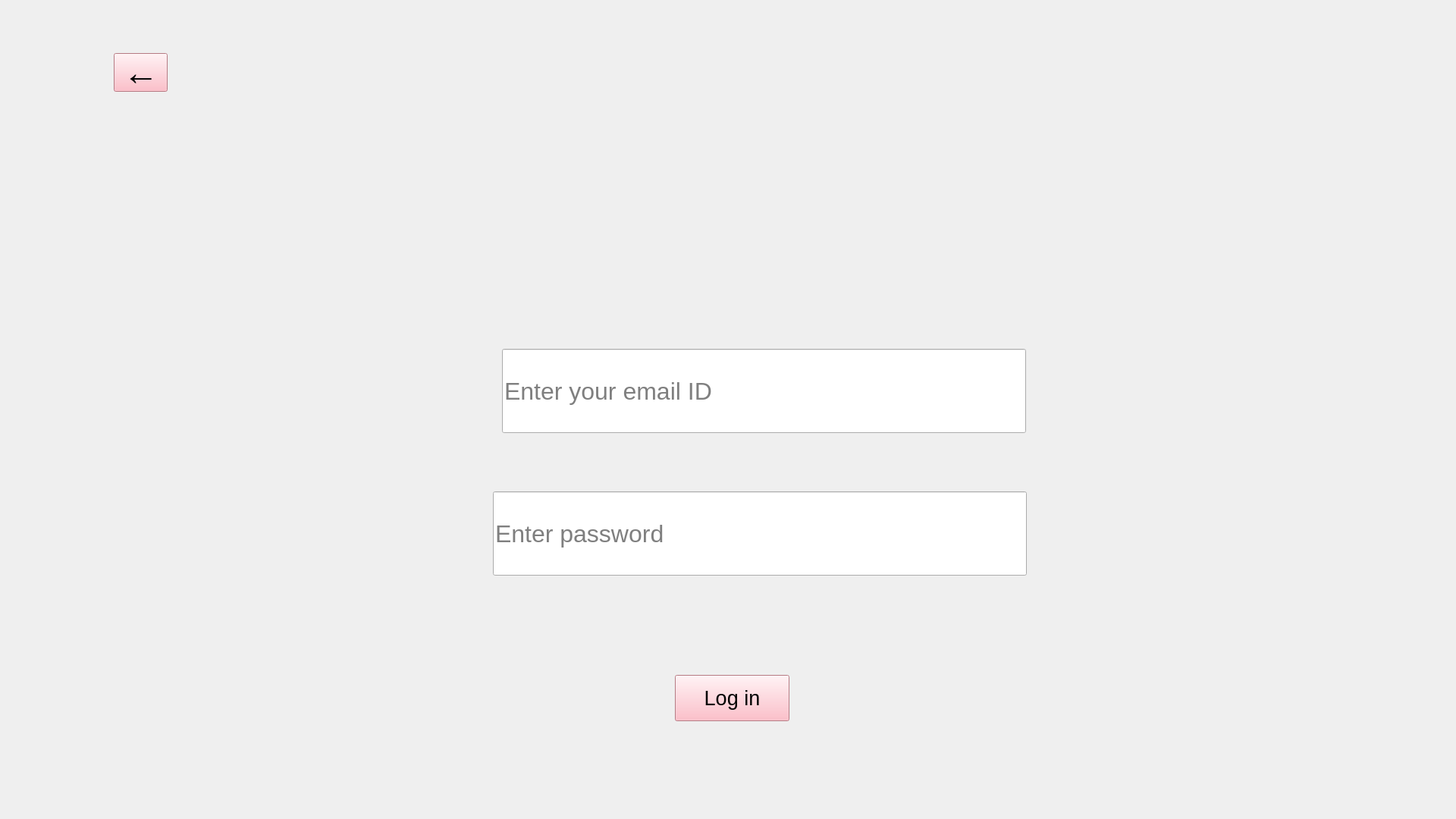
<?xml version="1.0" encoding="UTF-8"?>
<ui version="4.0">
 <class>manager_info</class>
 <widget class="QWidget" name="manager_info">
  <property name="geometry">
   <rect>
    <x>0</x>
    <y>0</y>
    <width>1920</width>
    <height>1080</height>
   </rect>
  </property>
  <property name="sizePolicy">
   <sizepolicy hsizetype="Expanding" vsizetype="Expanding">
    <horstretch>0</horstretch>
    <verstretch>0</verstretch>
   </sizepolicy>
  </property>
  <property name="windowTitle">
   <string>Form</string>
  </property>
  <widget class="QStackedWidget" name="stackedWidget">
   <property name="geometry">
    <rect>
     <x>0</x>
     <y>0</y>
     <width>1920</width>
     <height>1080</height>
    </rect>
   </property>
   <property name="sizePolicy">
    <sizepolicy hsizetype="Expanding" vsizetype="Expanding">
     <horstretch>0</horstretch>
     <verstretch>0</verstretch>
    </sizepolicy>
   </property>
   <widget class="QWidget" name="login">
    <property name="sizePolicy">
     <sizepolicy hsizetype="Expanding" vsizetype="Expanding">
      <horstretch>0</horstretch>
      <verstretch>0</verstretch>
     </sizepolicy>
    </property>
    <widget class="QLabel" name="label">
     <property name="geometry">
      <rect>
       <x>0</x>
       <y>0</y>
       <width>1920</width>
       <height>1080</height>
      </rect>
     </property>
     <property name="sizePolicy">
      <sizepolicy hsizetype="Expanding" vsizetype="Expanding">
       <horstretch>0</horstretch>
       <verstretch>0</verstretch>
      </sizepolicy>
     </property>
     <property name="text">
      <string/>
     </property>
     <property name="pixmap">
      <pixmap resource="Figma_Resources.qrc">:/new/prefix1/Images/Manager info.png</pixmap>
     </property>
     <property name="scaledContents">
      <bool>true</bool>
     </property>
    </widget>
    <widget class="QLineEdit" name="manager_email_input">
     <property name="geometry">
      <rect>
       <x>662</x>
       <y>460</y>
       <width>691</width>
       <height>111</height>
      </rect>
     </property>
     <property name="font">
      <font>
       <pointsize>24</pointsize>
      </font>
     </property>
     <property name="alignment">
      <set>Qt::AlignLeading|Qt::AlignLeft|Qt::AlignVCenter</set>
     </property>
     <property name="placeholderText">
      <string>Enter your email ID</string>
     </property>
    </widget>
    <widget class="QLineEdit" name="manager_password_input">
     <property name="geometry">
      <rect>
       <x>650</x>
       <y>648</y>
       <width>704</width>
       <height>111</height>
      </rect>
     </property>
     <property name="font">
      <font>
       <pointsize>24</pointsize>
      </font>
     </property>
     <property name="echoMode">
      <enum>QLineEdit::Password</enum>
     </property>
     <property name="placeholderText">
      <string>Enter password</string>
     </property>
    </widget>
    <widget class="QPushButton" name="login_button">
     <property name="geometry">
      <rect>
       <x>890</x>
       <y>890</y>
       <width>151</width>
       <height>61</height>
      </rect>
     </property>
     <property name="font">
      <font>
       <pointsize>20</pointsize>
      </font>
     </property>
     <property name="styleSheet">
      <string notr="true">background-color: rgb(255, 171, 184);</string>
     </property>
     <property name="text">
      <string>Log in</string>
     </property>
    </widget>
    <widget class="QPushButton" name="back_button">
     <property name="geometry">
      <rect>
       <x>150</x>
       <y>70</y>
       <width>71</width>
       <height>51</height>
      </rect>
     </property>
     <property name="font">
      <font>
       <pointsize>35</pointsize>
       <weight>50</weight>
       <bold>false</bold>
       <stylestrategy>PreferAntialias</stylestrategy>
       <kerning>true</kerning>
      </font>
     </property>
     <property name="styleSheet">
      <string notr="true">background-color: rgb(255, 171, 184);</string>
     </property>
     <property name="text">
      <string>←</string>
     </property>
    </widget>
   </widget>
   <widget class="QWidget" name="manager_info_2nd_pg">
    <property name="sizePolicy">
     <sizepolicy hsizetype="Expanding" vsizetype="Expanding">
      <horstretch>0</horstretch>
      <verstretch>0</verstretch>
     </sizepolicy>
    </property>
    <widget class="QLabel" name="label_2">
     <property name="geometry">
      <rect>
       <x>0</x>
       <y>0</y>
       <width>1920</width>
       <height>1080</height>
      </rect>
     </property>
     <property name="sizePolicy">
      <sizepolicy hsizetype="Expanding" vsizetype="Expanding">
       <horstretch>0</horstretch>
       <verstretch>0</verstretch>
      </sizepolicy>
     </property>
     <property name="text">
      <string/>
     </property>
     <property name="pixmap">
      <pixmap resource="Figma_Resources.qrc">:/new/prefix1/Images/Manager info 2nd pg.png</pixmap>
     </property>
     <property name="scaledContents">
      <bool>true</bool>
     </property>
    </widget>
    <widget class="QPushButton" name="log_out_button">
     <property name="geometry">
      <rect>
       <x>910</x>
       <y>890</y>
       <width>151</width>
       <height>61</height>
      </rect>
     </property>
     <property name="font">
      <font>
       <pointsize>20</pointsize>
      </font>
     </property>
     <property name="styleSheet">
      <string notr="true">background-color: rgb(255, 171, 184);</string>
     </property>
     <property name="text">
      <string>Log out</string>
     </property>
    </widget>
    <widget class="QPushButton" name="add_operator_button">
     <property name="geometry">
      <rect>
       <x>371</x>
       <y>425</y>
       <width>511</width>
       <height>111</height>
      </rect>
     </property>
     <property name="font">
      <font>
       <family>Monotype Corsiva</family>
       <pointsize>40</pointsize>
       <italic>true</italic>
      </font>
     </property>
     <property name="styleSheet">
      <string notr="true">background-color: rgb(221, 217, 160);</string>
     </property>
     <property name="text">
      <string>Assign Operator</string>
     </property>
    </widget>
    <widget class="QPushButton" name="remove_operator_button">
     <property name="geometry">
      <rect>
       <x>1100</x>
       <y>425</y>
       <width>511</width>
       <height>111</height>
      </rect>
     </property>
     <property name="font">
      <font>
       <family>Monotype Corsiva</family>
       <pointsize>40</pointsize>
       <italic>true</italic>
      </font>
     </property>
     <property name="styleSheet">
      <string notr="true">background-color: rgb(221, 217, 160);</string>
     </property>
     <property name="text">
      <string>Remove Operator</string>
     </property>
    </widget>
    <widget class="QPushButton" name="generate_report_button">
     <property name="geometry">
      <rect>
       <x>371</x>
       <y>643</y>
       <width>511</width>
       <height>111</height>
      </rect>
     </property>
     <property name="font">
      <font>
       <family>Monotype Corsiva</family>
       <pointsize>40</pointsize>
       <italic>true</italic>
      </font>
     </property>
     <property name="styleSheet">
      <string notr="true">background-color: rgb(221, 217, 160);</string>
     </property>
     <property name="text">
      <string>Generate Report</string>
     </property>
    </widget>
    <widget class="QPushButton" name="change_manager_button">
     <property name="geometry">
      <rect>
       <x>1100</x>
       <y>643</y>
       <width>511</width>
       <height>111</height>
      </rect>
     </property>
     <property name="font">
      <font>
       <family>Monotype Corsiva</family>
       <pointsize>40</pointsize>
       <italic>true</italic>
      </font>
     </property>
     <property name="styleSheet">
      <string notr="true">background-color: rgb(221, 217, 160);</string>
     </property>
     <property name="text">
      <string>Change Manager</string>
     </property>
    </widget>
    <widget class="QPushButton" name="back_button_2">
     <property name="geometry">
      <rect>
       <x>151</x>
       <y>71</y>
       <width>71</width>
       <height>51</height>
      </rect>
     </property>
     <property name="font">
      <font>
       <pointsize>35</pointsize>
       <weight>50</weight>
       <bold>false</bold>
       <stylestrategy>PreferAntialias</stylestrategy>
       <kerning>true</kerning>
      </font>
     </property>
     <property name="styleSheet">
      <string notr="true">background-color: rgb(255, 171, 184);</string>
     </property>
     <property name="text">
      <string>←</string>
     </property>
    </widget>
   </widget>
   <widget class="QWidget" name="add_operator_3rd_pg">
    <property name="sizePolicy">
     <sizepolicy hsizetype="Expanding" vsizetype="Expanding">
      <horstretch>0</horstretch>
      <verstretch>0</verstretch>
     </sizepolicy>
    </property>
    <widget class="QLabel" name="label_3">
     <property name="geometry">
      <rect>
       <x>0</x>
       <y>0</y>
       <width>1920</width>
       <height>1080</height>
      </rect>
     </property>
     <property name="sizePolicy">
      <sizepolicy hsizetype="Expanding" vsizetype="Expanding">
       <horstretch>0</horstretch>
       <verstretch>0</verstretch>
      </sizepolicy>
     </property>
     <property name="text">
      <string/>
     </property>
     <property name="pixmap">
      <pixmap resource="Figma_Resources.qrc">:/new/prefix1/Images/Manager info 3rd pg.png</pixmap>
     </property>
     <property name="scaledContents">
      <bool>true</bool>
     </property>
    </widget>
    <widget class="QLineEdit" name="add_operator_name">
     <property name="geometry">
      <rect>
       <x>839</x>
       <y>345</y>
       <width>661</width>
       <height>91</height>
      </rect>
     </property>
     <property name="font">
      <font>
       <pointsize>24</pointsize>
      </font>
     </property>
     <property name="alignment">
      <set>Qt::AlignLeading|Qt::AlignLeft|Qt::AlignVCenter</set>
     </property>
     <property name="placeholderText">
      <string>Enter name</string>
     </property>
    </widget>
    <widget class="QLineEdit" name="add_operator_id">
     <property name="geometry">
      <rect>
       <x>839</x>
       <y>472</y>
       <width>661</width>
       <height>91</height>
      </rect>
     </property>
     <property name="font">
      <font>
       <pointsize>24</pointsize>
      </font>
     </property>
     <property name="alignment">
      <set>Qt::AlignLeading|Qt::AlignLeft|Qt::AlignVCenter</set>
     </property>
     <property name="placeholderText">
      <string>Enter ID</string>
     </property>
    </widget>
    <widget class="QLineEdit" name="add_operator_password">
     <property name="geometry">
      <rect>
       <x>839</x>
       <y>598</y>
       <width>661</width>
       <height>91</height>
      </rect>
     </property>
     <property name="font">
      <font>
       <pointsize>24</pointsize>
      </font>
     </property>
     <property name="echoMode">
      <enum>QLineEdit::Password</enum>
     </property>
     <property name="alignment">
      <set>Qt::AlignLeading|Qt::AlignLeft|Qt::AlignVCenter</set>
     </property>
     <property name="placeholderText">
      <string>Enter password</string>
     </property>
    </widget>
    <widget class="QLineEdit" name="add_operator_phone">
     <property name="geometry">
      <rect>
       <x>839</x>
       <y>728</y>
       <width>661</width>
       <height>91</height>
      </rect>
     </property>
     <property name="font">
      <font>
       <pointsize>24</pointsize>
      </font>
     </property>
     <property name="alignment">
      <set>Qt::AlignLeading|Qt::AlignLeft|Qt::AlignVCenter</set>
     </property>
     <property name="placeholderText">
      <string>Enter phone no.</string>
     </property>
    </widget>
    <widget class="QPushButton" name="add_button">
     <property name="geometry">
      <rect>
       <x>890</x>
       <y>888</y>
       <width>181</width>
       <height>81</height>
      </rect>
     </property>
     <property name="font">
      <font>
       <pointsize>30</pointsize>
      </font>
     </property>
     <property name="styleSheet">
      <string notr="true">background-color: rgb(255, 171, 184);</string>
     </property>
     <property name="text">
      <string>Assign</string>
     </property>
    </widget>
    <widget class="QPushButton" name="back_button_3">
     <property name="geometry">
      <rect>
       <x>151</x>
       <y>71</y>
       <width>71</width>
       <height>51</height>
      </rect>
     </property>
     <property name="font">
      <font>
       <pointsize>35</pointsize>
       <weight>50</weight>
       <bold>false</bold>
       <stylestrategy>PreferAntialias</stylestrategy>
       <kerning>true</kerning>
      </font>
     </property>
     <property name="styleSheet">
      <string notr="true">background-color: rgb(255, 171, 184);</string>
     </property>
     <property name="text">
      <string>←</string>
     </property>
    </widget>
   </widget>
   <widget class="QWidget" name="remove_operator_4th_pg">
    <property name="sizePolicy">
     <sizepolicy hsizetype="Expanding" vsizetype="Expanding">
      <horstretch>0</horstretch>
      <verstretch>0</verstretch>
     </sizepolicy>
    </property>
    <widget class="QLabel" name="label_4">
     <property name="geometry">
      <rect>
       <x>0</x>
       <y>0</y>
       <width>1920</width>
       <height>1080</height>
      </rect>
     </property>
     <property name="sizePolicy">
      <sizepolicy hsizetype="Expanding" vsizetype="Expanding">
       <horstretch>0</horstretch>
       <verstretch>0</verstretch>
      </sizepolicy>
     </property>
     <property name="text">
      <string/>
     </property>
     <property name="pixmap">
      <pixmap resource="Figma_Resources.qrc">:/new/prefix1/Images/Manager info 4th pg.png</pixmap>
     </property>
     <property name="scaledContents">
      <bool>true</bool>
     </property>
    </widget>
    <widget class="QPushButton" name="back_button_4">
     <property name="geometry">
      <rect>
       <x>150</x>
       <y>70</y>
       <width>71</width>
       <height>51</height>
      </rect>
     </property>
     <property name="font">
      <font>
       <pointsize>35</pointsize>
       <weight>50</weight>
       <bold>false</bold>
       <stylestrategy>PreferAntialias</stylestrategy>
       <kerning>true</kerning>
      </font>
     </property>
     <property name="styleSheet">
      <string notr="true">background-color: rgb(255, 171, 184);</string>
     </property>
     <property name="text">
      <string>←</string>
     </property>
    </widget>
    <widget class="QTableView" name="tableView_remove_operator">
     <property name="geometry">
      <rect>
       <x>1204</x>
       <y>400</y>
       <width>551</width>
       <height>471</height>
      </rect>
     </property>
    </widget>
    <widget class="QPushButton" name="load_operator_table_button">
     <property name="geometry">
      <rect>
       <x>1430</x>
       <y>906</y>
       <width>151</width>
       <height>61</height>
      </rect>
     </property>
     <property name="font">
      <font>
       <pointsize>20</pointsize>
      </font>
     </property>
     <property name="styleSheet">
      <string notr="true">background-color: rgb(221, 217, 160);</string>
     </property>
     <property name="text">
      <string>Refresh</string>
     </property>
    </widget>
    <widget class="QPushButton" name="remove_button">
     <property name="geometry">
      <rect>
       <x>390</x>
       <y>660</y>
       <width>151</width>
       <height>61</height>
      </rect>
     </property>
     <property name="font">
      <font>
       <pointsize>20</pointsize>
      </font>
     </property>
     <property name="styleSheet">
      <string notr="true">background-color: rgb(255, 171, 184);</string>
     </property>
     <property name="text">
      <string>Remove</string>
     </property>
    </widget>
    <widget class="QLineEdit" name="remove_operator_id">
     <property name="geometry">
      <rect>
       <x>250</x>
       <y>466</y>
       <width>431</width>
       <height>91</height>
      </rect>
     </property>
     <property name="font">
      <font>
       <pointsize>24</pointsize>
      </font>
     </property>
     <property name="alignment">
      <set>Qt::AlignLeading|Qt::AlignLeft|Qt::AlignVCenter</set>
     </property>
     <property name="placeholderText">
      <string>Enter ID</string>
     </property>
    </widget>
   </widget>
   <widget class="QWidget" name="change_manager_5th_pg">
    <widget class="QLabel" name="label_5">
     <property name="geometry">
      <rect>
       <x>0</x>
       <y>0</y>
       <width>1920</width>
       <height>1080</height>
      </rect>
     </property>
     <property name="sizePolicy">
      <sizepolicy hsizetype="Expanding" vsizetype="Expanding">
       <horstretch>0</horstretch>
       <verstretch>0</verstretch>
      </sizepolicy>
     </property>
     <property name="text">
      <string/>
     </property>
     <property name="pixmap">
      <pixmap resource="Figma_Resources.qrc">:/new/prefix1/Images/Manager info 5th pg.png</pixmap>
     </property>
     <property name="scaledContents">
      <bool>true</bool>
     </property>
    </widget>
    <widget class="QPushButton" name="back_button_5">
     <property name="geometry">
      <rect>
       <x>150</x>
       <y>70</y>
       <width>71</width>
       <height>51</height>
      </rect>
     </property>
     <property name="font">
      <font>
       <pointsize>35</pointsize>
       <weight>50</weight>
       <bold>false</bold>
       <stylestrategy>PreferAntialias</stylestrategy>
       <kerning>true</kerning>
      </font>
     </property>
     <property name="styleSheet">
      <string notr="true">background-color: rgb(255, 171, 184);</string>
     </property>
     <property name="text">
      <string>←</string>
     </property>
    </widget>
    <widget class="QLineEdit" name="new_manager_email_input">
     <property name="geometry">
      <rect>
       <x>662</x>
       <y>460</y>
       <width>691</width>
       <height>111</height>
      </rect>
     </property>
     <property name="font">
      <font>
       <pointsize>24</pointsize>
      </font>
     </property>
     <property name="alignment">
      <set>Qt::AlignLeading|Qt::AlignLeft|Qt::AlignVCenter</set>
     </property>
     <property name="placeholderText">
      <string>Change your email ID</string>
     </property>
    </widget>
    <widget class="QLineEdit" name="new_manager_password_input">
     <property name="geometry">
      <rect>
       <x>650</x>
       <y>648</y>
       <width>704</width>
       <height>111</height>
      </rect>
     </property>
     <property name="font">
      <font>
       <pointsize>24</pointsize>
      </font>
     </property>
     <property name="echoMode">
      <enum>QLineEdit::Password</enum>
     </property>
     <property name="placeholderText">
      <string>Change password</string>
     </property>
    </widget>
    <widget class="QPushButton" name="ok_change_button">
     <property name="geometry">
      <rect>
       <x>880</x>
       <y>890</y>
       <width>151</width>
       <height>61</height>
      </rect>
     </property>
     <property name="font">
      <font>
       <pointsize>30</pointsize>
      </font>
     </property>
     <property name="styleSheet">
      <string notr="true">background-color: rgb(255, 171, 184);</string>
     </property>
     <property name="text">
      <string>Ok</string>
     </property>
    </widget>
   </widget>
   <widget class="QWidget" name="generate_report_6th_pg">
    <property name="sizePolicy">
     <sizepolicy hsizetype="Expanding" vsizetype="Expanding">
      <horstretch>0</horstretch>
      <verstretch>0</verstretch>
     </sizepolicy>
    </property>
    <widget class="QLabel" name="label_6">
     <property name="geometry">
      <rect>
       <x>0</x>
       <y>0</y>
       <width>1920</width>
       <height>1080</height>
      </rect>
     </property>
     <property name="sizePolicy">
      <sizepolicy hsizetype="Expanding" vsizetype="Expanding">
       <horstretch>0</horstretch>
       <verstretch>0</verstretch>
      </sizepolicy>
     </property>
     <property name="text">
      <string/>
     </property>
     <property name="pixmap">
      <pixmap resource="Figma_Resources.qrc">:/new/prefix1/Images/Manager info 6th pg.png</pixmap>
     </property>
     <property name="scaledContents">
      <bool>true</bool>
     </property>
    </widget>
    <widget class="QPushButton" name="back_button_6">
     <property name="geometry">
      <rect>
       <x>150</x>
       <y>70</y>
       <width>71</width>
       <height>51</height>
      </rect>
     </property>
     <property name="font">
      <font>
       <pointsize>35</pointsize>
       <weight>50</weight>
       <bold>false</bold>
       <stylestrategy>PreferAntialias</stylestrategy>
       <kerning>true</kerning>
      </font>
     </property>
     <property name="styleSheet">
      <string notr="true">background-color: rgb(255, 171, 184);</string>
     </property>
     <property name="text">
      <string>←</string>
     </property>
    </widget>
    <widget class="QTableView" name="tableView_shipment_info">
     <property name="geometry">
      <rect>
       <x>136</x>
       <y>222</y>
       <width>733</width>
       <height>291</height>
      </rect>
     </property>
    </widget>
    <widget class="QPushButton" name="refresh_1_button">
     <property name="geometry">
      <rect>
       <x>426</x>
       <y>550</y>
       <width>151</width>
       <height>41</height>
      </rect>
     </property>
     <property name="font">
      <font>
       <pointsize>20</pointsize>
      </font>
     </property>
     <property name="styleSheet">
      <string notr="true">background-color: rgb(221, 217, 160);</string>
     </property>
     <property name="text">
      <string>Refresh</string>
     </property>
    </widget>
    <widget class="QLabel" name="label_7">
     <property name="geometry">
      <rect>
       <x>290</x>
       <y>180</y>
       <width>421</width>
       <height>41</height>
      </rect>
     </property>
     <property name="font">
      <font>
       <pointsize>19</pointsize>
      </font>
     </property>
     <property name="text">
      <string>Shipment Info</string>
     </property>
     <property name="alignment">
      <set>Qt::AlignCenter</set>
     </property>
    </widget>
    <widget class="QTableView" name="tableView_cargo_info">
     <property name="geometry">
      <rect>
       <x>1076</x>
       <y>222</y>
       <width>733</width>
       <height>291</height>
      </rect>
     </property>
    </widget>
    <widget class="QLabel" name="label_8">
     <property name="geometry">
      <rect>
       <x>1230</x>
       <y>180</y>
       <width>421</width>
       <height>41</height>
      </rect>
     </property>
     <property name="font">
      <font>
       <pointsize>19</pointsize>
      </font>
     </property>
     <property name="text">
      <string>Cargo Info</string>
     </property>
     <property name="alignment">
      <set>Qt::AlignCenter</set>
     </property>
    </widget>
    <widget class="QPushButton" name="refresh_2_button">
     <property name="geometry">
      <rect>
       <x>1368</x>
       <y>550</y>
       <width>151</width>
       <height>41</height>
      </rect>
     </property>
     <property name="font">
      <font>
       <pointsize>20</pointsize>
      </font>
     </property>
     <property name="styleSheet">
      <string notr="true">background-color: rgb(221, 217, 160);</string>
     </property>
     <property name="text">
      <string>Refresh</string>
     </property>
    </widget>
    <widget class="QTableView" name="tableView_shipping_feedback">
     <property name="geometry">
      <rect>
       <x>137</x>
       <y>652</y>
       <width>733</width>
       <height>291</height>
      </rect>
     </property>
    </widget>
    <widget class="QTableView" name="tableView_guest_suggestion">
     <property name="geometry">
      <rect>
       <x>1077</x>
       <y>652</y>
       <width>733</width>
       <height>291</height>
      </rect>
     </property>
    </widget>
    <widget class="QLabel" name="label_9">
     <property name="geometry">
      <rect>
       <x>140</x>
       <y>610</y>
       <width>731</width>
       <height>41</height>
      </rect>
     </property>
     <property name="font">
      <font>
       <pointsize>19</pointsize>
      </font>
     </property>
     <property name="text">
      <string>Feedback of Shipping Company</string>
     </property>
     <property name="alignment">
      <set>Qt::AlignCenter</set>
     </property>
    </widget>
    <widget class="QLabel" name="label_10">
     <property name="geometry">
      <rect>
       <x>1080</x>
       <y>610</y>
       <width>731</width>
       <height>41</height>
      </rect>
     </property>
     <property name="font">
      <font>
       <pointsize>19</pointsize>
      </font>
     </property>
     <property name="text">
      <string>Suggestions of Guest</string>
     </property>
     <property name="alignment">
      <set>Qt::AlignCenter</set>
     </property>
    </widget>
    <widget class="QPushButton" name="refresh_4_button">
     <property name="geometry">
      <rect>
       <x>1350</x>
       <y>940</y>
       <width>191</width>
       <height>41</height>
      </rect>
     </property>
     <property name="font">
      <font>
       <pointsize>20</pointsize>
      </font>
     </property>
     <property name="styleSheet">
      <string notr="true">background-color: rgb(221, 217, 160);</string>
     </property>
     <property name="text">
      <string>Refresh</string>
     </property>
    </widget>
    <widget class="QPushButton" name="refresh_3_button">
     <property name="geometry">
      <rect>
       <x>410</x>
       <y>940</y>
       <width>181</width>
       <height>41</height>
      </rect>
     </property>
     <property name="font">
      <font>
       <pointsize>20</pointsize>
      </font>
     </property>
     <property name="styleSheet">
      <string notr="true">background-color: rgb(221, 217, 160);</string>
     </property>
     <property name="text">
      <string>Refresh</string>
     </property>
    </widget>
   </widget>
  </widget>
 </widget>
 <resources>
  <include location="Figma_Resources.qrc"/>
 </resources>
 <connections/>
</ui>
